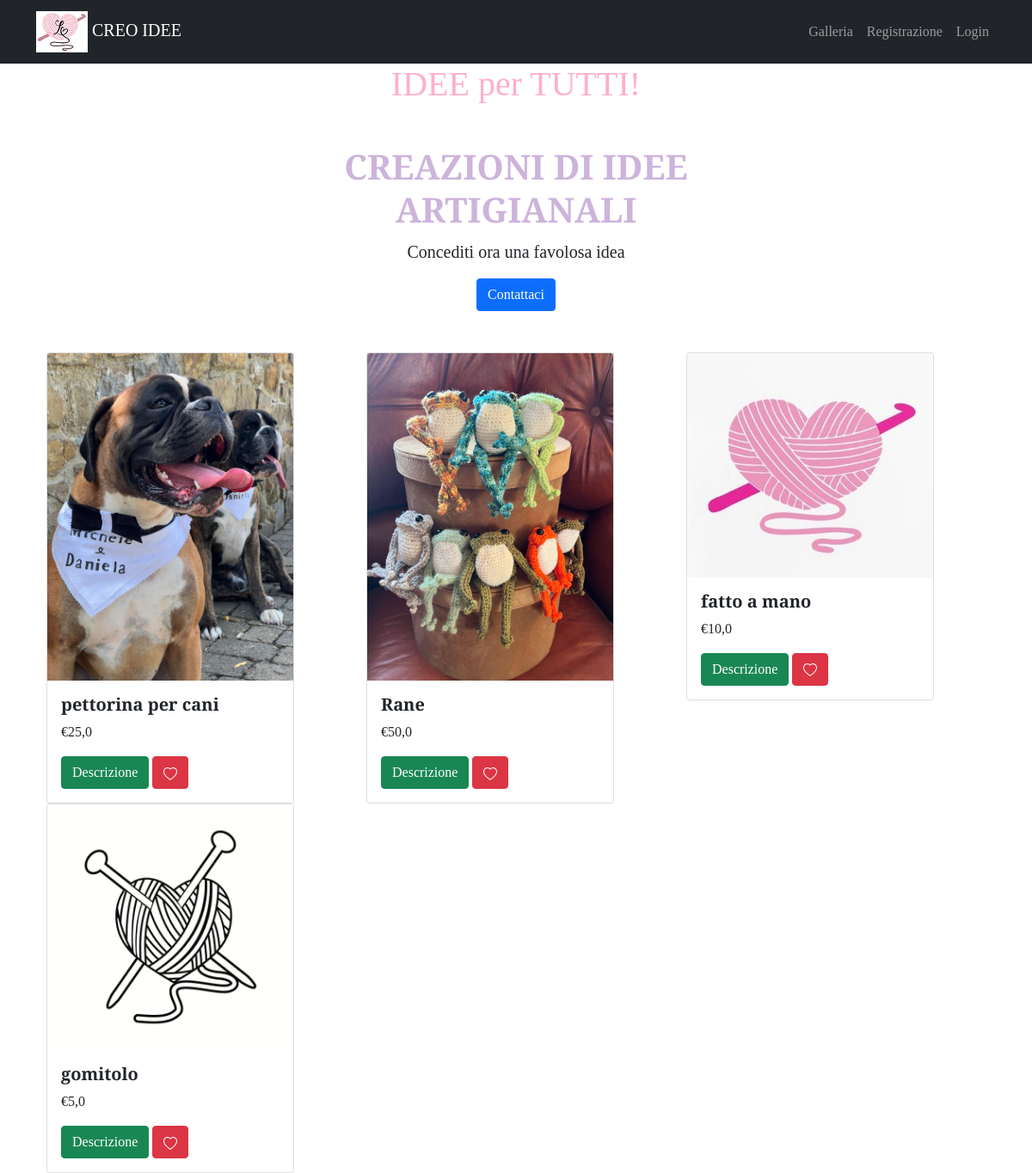
Before: /galleria/articoli/ with the older database file.
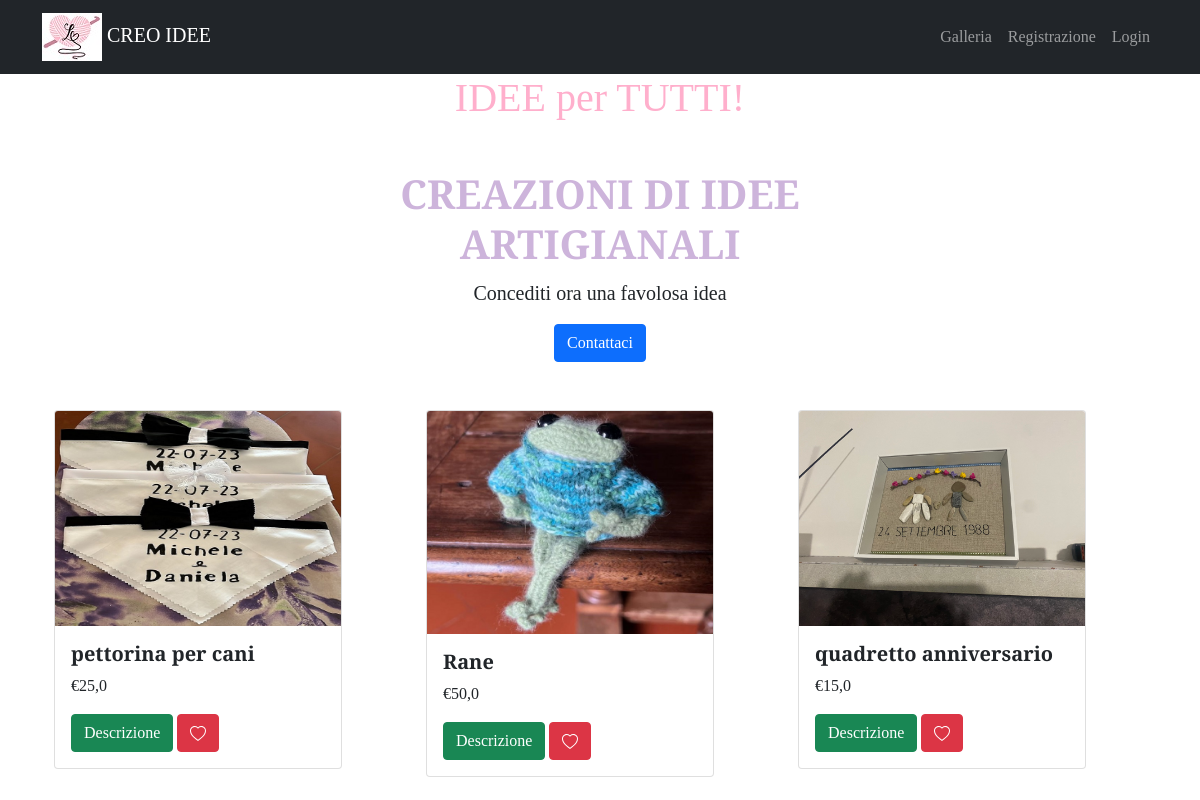
After: the same page with the newer database file.
### gallery/models.py (models this page shows, shortened)
class Articolo(models.Model):
    foto = models.ImageField()
    nome = models.CharField(max_length=25)
    descrizione = models.TextField()
    prezzo = models.FloatField()
    class Meta:
        verbose_name = "Articolo"
        verbose_name_plural = "Articoli"

### gallery/views.py (the view)
# urls.py: path('articoli/', views.Visualizza_articoli.as_view(), name='listart'),
class Visualizza_articoli(ListView):
    queryset = Articolo.objects.all()
    template_name = "gallery/articoli_lista.html"
    context_object_name = "lista_articoli"

### gallery/templates/gallery/articoli_lista.html (shortened to what this page needs)
{% extends 'base.html' %}
{% block content %}
<div class="container text-center"><h1 style="color: #FFAFCC; size: 50px; ">IDEE per TUTTI!</h1></div>
<div class="container my-5 text-center" style="max-width:580px">
    <h1 style="color: #cdb4db "><strong>CREAZIONI DI IDEE ARTIGIANALI</strong></h1>
    <p class="lead">Concediti ora una favolosa idea </p>
    <a href="{% url 'contact_view' %}" type="button" class="btn btn-primary">Contattaci</a>
</div>
<div class="container">
    <div class="row">
        {% for articolo in lista_articoli %}
        <div class="col-sm">
            <div class="card" style="width: 18rem;">
                <img src="{{articolo.foto.url}}" class="card-img-top" alt="...">
                <div class="card-body">
                    <h5><strong>{{ articolo.nome }}</strong></h5>
                    <p class="card-text">€{{ articolo.prezzo }}</p>
                    <a href="{% url 'articolo_view' pk=articolo.pk %}" class="btn btn-success">Descrizione</a>
                    <a href="#" type="button" class="btn btn-danger"></a>
                </div>
            </div>
        </div>
        {% endfor %}
    </div>
</div>
{% endblock content %}

Changed rows visible on the page:
removed Articolo: foto (picture), nome "fatto a mano", prezzo "10,0"
removed Articolo: foto (picture), nome "gomitolo", prezzo "5,0"
changed Articolo "pettorina per cani": foto: a different picture
changed Articolo "Rane": foto: a different picture
added Articolo: foto (picture), nome "quadretto anniversario", prezzo "15,0"
